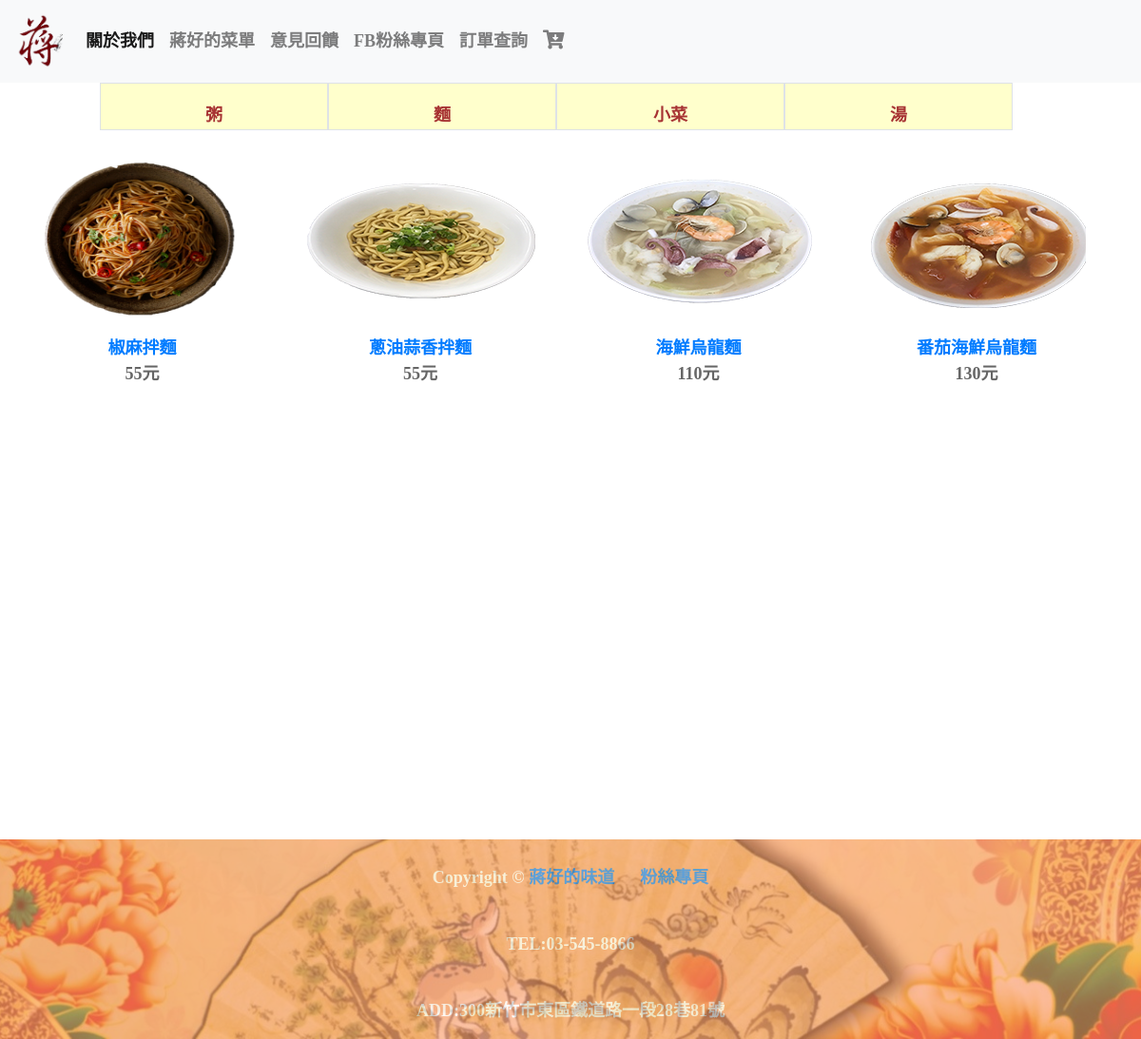
The page /product.php?cid=1 on the database its author committed.
### tables this page shows
CREATE TABLE `class` (
  `cid` tinyint(4) NOT NULL,
  `cname` varchar(20) NOT NULL,
  `sort` varchar(1) DEFAULT NULL,
  `img` varchar(20) NOT NULL
);

CREATE TABLE `product` (
  `sid` int(11) NOT NULL,
  `cid` tinyint(4) NOT NULL,
  `name` varchar(20) NOT NULL,
  `price` varchar(11) NOT NULL,
  `descript` varchar(100) NOT NULL COMMENT '商品簡介',
  `img` varchar(20) NOT NULL
);

### product.php (the view, shortened to what this page needs)
<?php require_once('Connections/rsClass.php'); ?>
<?php
if (!function_exists("GetSQLValueString")) {
function GetSQLValueString($theValue, $theType, $theDefinedValue = "", $theNotDefinedValue = "")
{
  $theValue = function_exists("mysql_real_escape_string") ? mysql_real_escape_string($theValue) : mysql_escape_string($theValue);
  switch ($theType) {
    case "long":
    case "int":
      $theValue = ($theValue != "") ? intval($theValue) : "NULL";
      break;
  }
  return $theValue;
}
}
$editFormAction = $_SERVER['PHP_SELF'];
if (isset($_SERVER['QUERY_STRING'])) {
  $editFormAction .= "?" . htmlentities($_SERVER['QUERY_STRING']);
}
$colname_rsproduct = "-1";
if (isset($_GET['cid'])) {
  $colname_rsproduct = $_GET['cid'];
}
$query_rsproduct = sprintf("SELECT * FROM product WHERE cid = %s ORDER BY sid ASC", GetSQLValueString($colname_rsproduct, "int"));
$rsproduct = mysql_query($query_rsproduct, $rsClass) or die(mysql_error());
$row_rsproduct = mysql_fetch_assoc($rsproduct);
?>
<!doctype html>
<html>
<head>
	<?php require_once('header.php'); ?>
</head>
<body style="padding-top: 0px">
<?php require_once('navbar.php'); ?>
<?php require_once('menu1.php'); ?>
<div id="foodlist" class="container-fluid">
 <?php do { ?>
	<div class="food">
      <form action="<?php echo $editFormAction; ?>" method="POST" name="buy">
        <div class="fimg animate"><a href="shopping.php?sid=<?php echo $row_rsproduct['sid']; ?>"><img src="images/<?php echo $row_rsproduct['img']; ?>.png" width="250px" height="200px"></a></div>
        <div class="contents">
          <a href="shopping.php?sid=<?php echo $row_rsproduct['sid']; ?>"><?php echo $row_rsproduct['name']; ?></a></div>
        <div class="contents"> <?php echo $row_rsproduct['price']; ?>元</div>
      </form>
    </div>
    <?php } while ($row_rsproduct = mysql_fetch_assoc($rsproduct)); ?>
</div>
<?php require_once('footer.php'); ?>
</body>
</html>

### menu1.php (shortened to what this page needs)
<?php require_once('Connections/rsClass.php'); ?>
<?php
$query_Class = "SELECT * FROM `class` ORDER BY sort ASC";
$Class = mysql_query($query_Class, $rsClass) or die(mysql_error());
$row_Class = mysql_fetch_assoc($Class);
?>
<div id="Bcokntent">
  <div id="muemheader">
    <ul class="class row">
     <?php do { ?>
      <li class="col-md-3 col-6 mulist border" style="list-style-type:none;"><a class="animate nav-link" style="text-decoration:none;" href="product.php?cid=<?php echo $row_Class['cid']; ?>"><?php echo $row_Class['cname']; ?></a>
      </li>
      <?php } while ($row_Class = mysql_fetch_assoc($Class)); ?>
    </ul>
  </div>
</div>

### css/header.css (style rules this page uses)
* { margin: 0; padding: 0; }

### css/abc.css (style rules this page uses)
body { background-repeat: repeat; }
body { font-family: "標楷體"; font-weight: 700; color: #666; font-size: 18px; font-style: normal; }

### mumes.css (style rules this page uses)
* { margin:0; padding:0; }
#Bcokntent { width:80%; margin-right: auto; margin-left: auto; }
#muemheader { height: auto; width: 100%; text-align: center; }
.class { width: 100%; }
.animate { color: #A73333; }
.mulist { background-color: #FFC; height: 50px; text-align: center; line-height: 50px; }
body { font-family: "標楷體"; font-weight: 700; color: #666; font-size: 18px; font-style: normal; }

### product.php (style rules this page uses)
* { margin:0; padding:0; }
#foodlist { display: flex; flex-direction: row; flex-wrap:wrap; align-content:flex-start; min-height: 730px; }
.food { text-align: center; flex-basis: 23%; margin-right: 2%; }
.fimg { height: 200px; width: 100%; }
.contents { height: auto; width: 100%; }

### rows shown on the page
class: cname "粥"
class: cname "麵"
class: cname "小菜"
class: cname "湯"
product: shows a picture, name "椒麻拌麵", price "55"
product: shows a picture, name "蔥油蒜香拌麵", price "55"
product: shows a picture, name "海鮮烏龍麵", price "110"
product: shows a picture, name "番茄海鮮烏龍麵", price "130"
